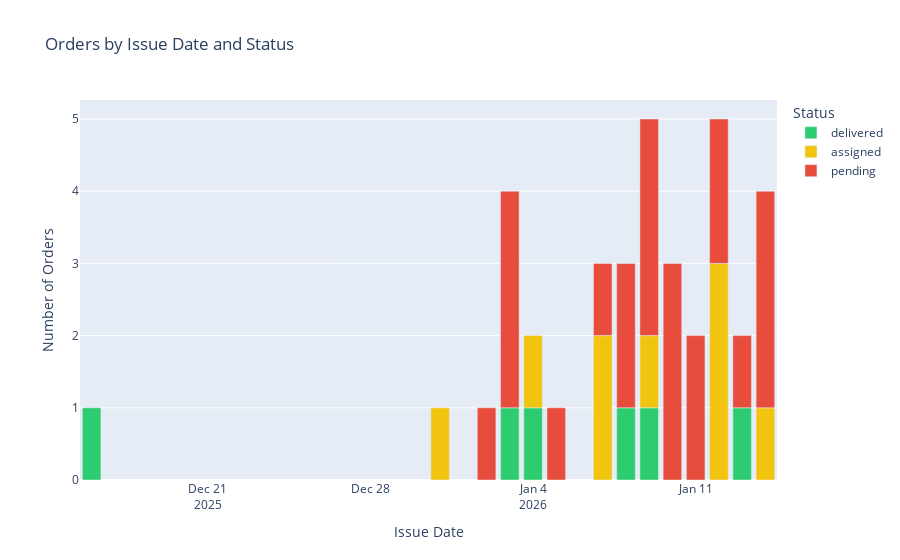

The notebook cell this image was saved under:
### Code cell
# Chart 6: Order Timeline (by issue date)
orders_by_date = all_orders_df.groupby(["issue_date", "status"]).size().reset_index(name="count")

fig = px.bar(
    orders_by_date,
    x="issue_date",
    y="count",
    color="status",
    title="Orders by Issue Date and Status",
    labels={"issue_date": "Issue Date", "count": "Number of Orders", "status": "Status"},
    color_discrete_map={"pending": "#e74c3c", "assigned": "#f1c40f", "delivered": "#2ecc71"}
)
fig.update_layout(xaxis_title="Issue Date", yaxis_title="Number of Orders")
fig.show()

### Figure 1 — Plotly figure (JSON) as saved in the notebook; plotly's stock layout.template omitted (floating-point values rounded to 4 significant figures)
{"data": [{"hovertemplate": "Status=delivered<br>Issue Date=%{x}<br>Number of Orders=%{y}<extra></extra>", "legendgroup": "delivered", "marker": {"color": "#2ecc71", "pattern": {"shape": ""}}, "name": "delivered", "orientation": "v", "showlegend": true, "textposition": "auto", "type": "bar", "x": ["2025-12-16", "2026-01-03", "2026-01-04", "2026-01-08", "2026-01-09", "2026-01-13"], "xaxis": "x", "y": [1, 1, 1, 1, 1, 1], "yaxis": "y"}, {"hovertemplate": "Status=assigned<br>Issue Date=%{x}<br>Number of Orders=%{y}<extra></extra>", "legendgroup": "assigned", "marker": {"color": "#f1c40f", "pattern": {"shape": ""}}, "name": "assigned", "orientation": "v", "showlegend": true, "textposition": "auto", "type": "bar", "x": ["2025-12-31", "2026-01-04", "2026-01-07", "2026-01-09", "2026-01-12", "2026-01-14"], "xaxis": "x", "y": [1, 1, 2, 1, 3, 1], "yaxis": "y"}, {"hovertemplate": "Status=pending<br>Issue Date=%{x}<br>Number of Orders=%{y}<extra></extra>", "legendgroup": "pending", "marker": {"color": "#e74c3c", "pattern": {"shape": ""}}, "name": "pending", "orientation": "v", "showlegend": true, "textposition": "auto", "type": "bar", "x": ["2026-01-02", "2026-01-03", "2026-01-05", "2026-01-07", "2026-01-08", "2026-01-09", "2026-01-10", "2026-01-11", "2026-01-12", "2026-01-13", "2026-01-14"], "xaxis": "x", "y": [1, 3, 1, 1, 2, 3, 3, 2, 2, 1, 3], "yaxis": "y"}], "layout": {"barmode": "relative", "legend": {"title": {"text": "Status"}, "tracegroupgap": 0}, "title": {"text": "Orders by Issue Date and Status"}, "xaxis": {"anchor": "y", "domain": [0, 1], "title": {"text": "Issue Date"}}, "yaxis": {"anchor": "x", "domain": [0, 1], "title": {"text": "Number of Orders"}}}}
